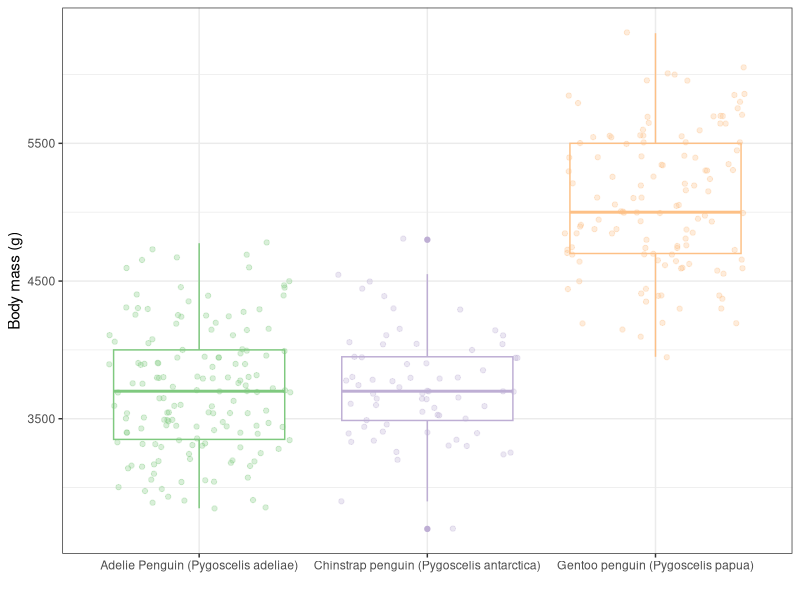
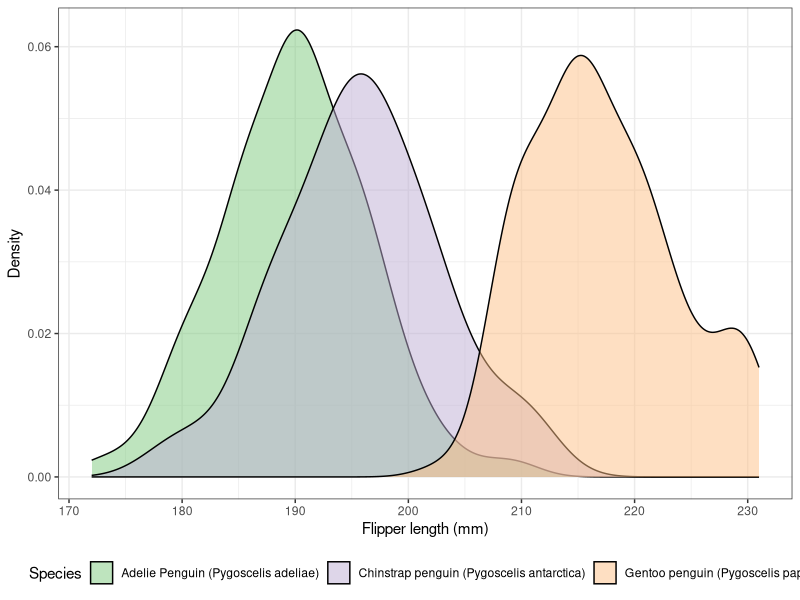
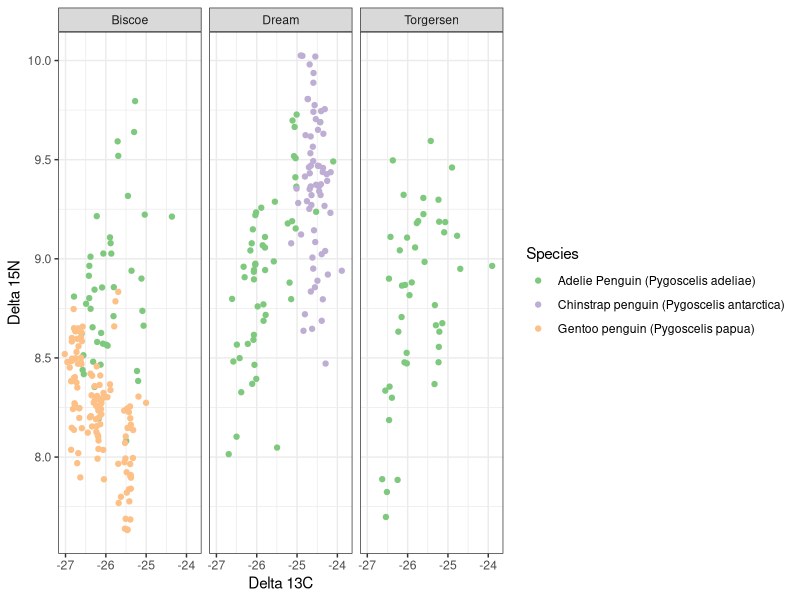
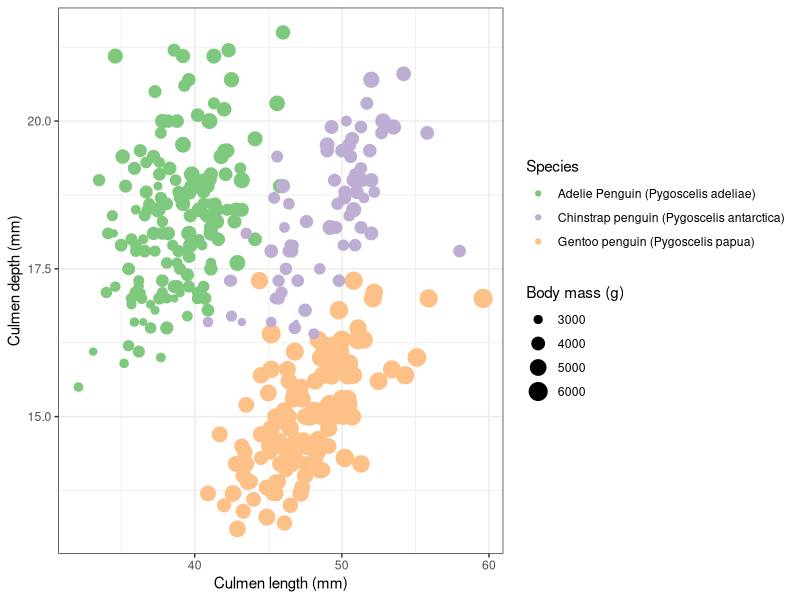
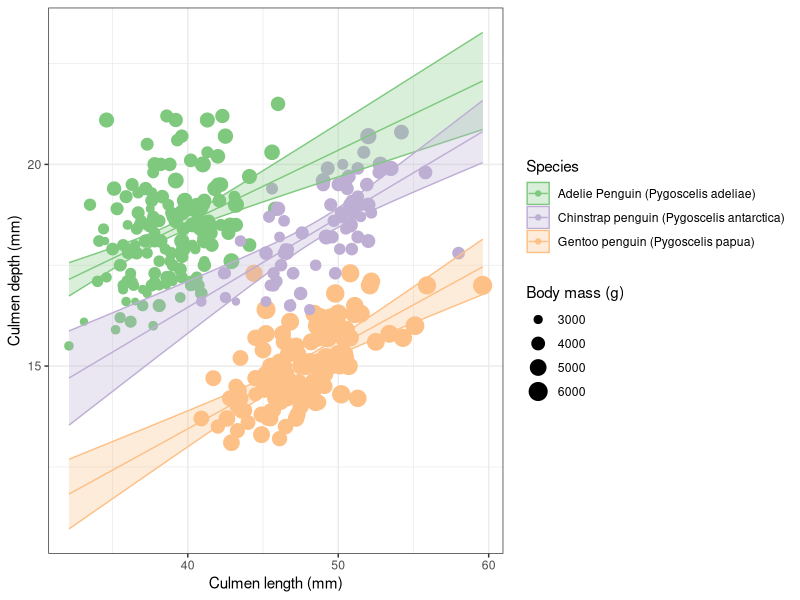
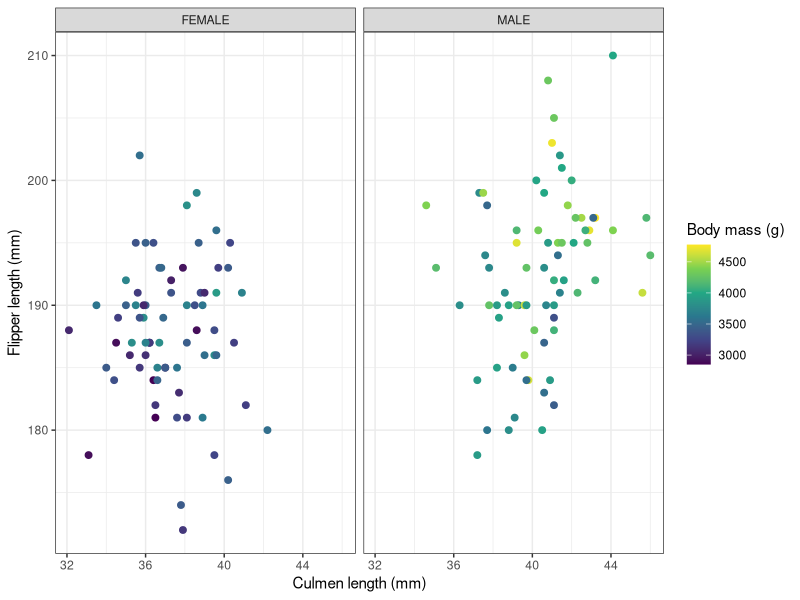

The R source for these figures, in order:
# Load packages ####

# Before loading the packages, you will need to install them. Use:
# install.packages("")
# and include the name of the package in the quotes. 

library(palmerpenguins)
library(tidyverse)

# Load the Palmer Penguins dataset ####

data(package = "palmerpenguins")

p <- penguins_raw

p

# Tibbles and data frames ####

class(p)

p_df <- as.data.frame(p)

p_df
head(p_df)

p <- as_tibble(p_df)

p
head(p)

# Learning tidyverse functions ####

## Selecting specific columns ####

select(p, 
       "Species", 
       "Individual ID",
       "Culmen Length (mm)",
       "Culmen Depth (mm)",
       "Flipper Length (mm)",
       "Body Mass (g)")

## Renaming columns ####

p <- rename(p, 
            study_name = studyName,
            sample = "Sample Number",
            species = Species,
            region = Region,
            island = Island,
            age_class = Stage,
            ind_id = "Individual ID",
            clutch_comp = "Clutch Completion",
            date_egg = "Date Egg",
            culmen_length_mm = "Culmen Length (mm)",
            culmen_depth_mm = "Culmen Depth (mm)",
            flipper_length_mm = "Flipper Length (mm)",
            body_mass_g = "Body Mass (g)",
            sex = Sex,
            delta_15_n = "Delta 15 N (o/oo)",
            delta_13_c = "Delta 13 C (o/oo)",
            comments = Comments)

## Concatenating multiple commands: the pipe ####

morph <- p_df %>%
  as_tibble() %>% 
  rename(study_name = studyName,
         sample = "Sample Number",
         species = Species,
         region = Region,
         island = Island,
         age_class = Stage,
         ind_id = "Individual ID",
         clutch_comp = "Clutch Completion",
         date_egg = "Date Egg",
         culmen_length_mm = "Culmen Length (mm)",
         culmen_depth_mm = "Culmen Depth (mm)",
         flipper_length_mm = "Flipper Length (mm)",
         body_mass_g = "Body Mass (g)",
         sex = Sex,
         delta_15_n = "Delta 15 N (o/oo)",
         delta_13_c = "Delta 13 C (o/oo)",
         comments = Comments) %>% 
  select(sample,
         ind_id,
         species,
         sex,
         age_class,
         culmen_length_mm,
         culmen_depth_mm,
         flipper_length_mm, 
         body_mass_g)

## Dropping columns ####

morph <- morph %>% 
  select(-sample)

## Finding unique values ####

ind_info <- p %>% 
  # Columns we want to find unique combinations of
  select(ind_id, species, sex) %>% 
  distinct()

## Extracting single columns as vectors ####

# Let's check how many unique individuals we have in the data
p %>% 
  pull(ind_id) %>% 
  unique()

# We only have 190 unique IDs, but the table of unique combinations of
# ID, species, and sex has 298 rows. This means we have repeated IDs! 

## Filtering data ####

# Let's look, for example, at individual N11A1.

# Filtering based on one logical condition
ind_info %>% 
  filter(ind_id == "N11A1")

# The same ID was assigned to two individuals of different species.

## Grouping and doing operations by group ####

# How can we find out which individual IDs are repeated in the data?

# For each individual ID, we can count the number of rows it appears in
ind_info %>% 
  group_by(ind_id) %>% 
  tally()

## Sorting results ####

# How many times at most is an ID repeated?
ind_info %>% 
  group_by(ind_id) %>% 
  tally() %>% 
  arrange(n)

# Reverse order
ind_info %>% 
  group_by(ind_id) %>% 
  tally() %>% 
  arrange(desc(n))
# At most, an ID is repeated 3 times

# Now we can find the repeated IDs, which will be those with n > 1
ind_info %>% 
  group_by(ind_id) %>% 
  tally() %>% 
  filter(n > 1)

# This command is equivalent:
ind_info %>% 
  group_by(ind_id) %>% 
  tally() %>% 
  filter(n %in% c(2, 3))

## Creating new columns ####

# We can create a new column to assign unique IDs to each individual. For 
# example, we can create a column with the prefix "ID" and an incremental number 
ind_info <- ind_info %>% 
  mutate(new_id = paste0("ID", 1:nrow(.)))

## Conditional value assignment ####

# Alternatively, if we wanted something more sophisticated and we did not want
# to lose the original ID that was assigned to each individual, we can append
# to it the initial of the species and the initial of the sex.

unique(ind_info$species)

ind_info <- ind_info %>% 
  mutate(species_initial = case_when(
    species == "Adelie Penguin (Pygoscelis adeliae)" ~ "A",
    species == "Gentoo penguin (Pygoscelis papua)" ~ "G",
    species == "Chinstrap penguin (Pygoscelis antarctica)" ~ "C"
  ),
  sex_initial = case_when(
    sex == "MALE" ~ "M",
    sex == "FEMALE" ~ "F",
    is.na(sex) ~ "U"
  )) %>% 
  mutate(new_id = paste(ind_id, species_initial, sex_initial, sep = "_")) %>% 
  select(-species_initial, -sex_initial)

length(unique(ind_info$new_id)) == nrow(ind_info)

## Joining tables ####

# How can we make sure that the new individual ID appears in the morphometrics
# table, too?

# We can either do the same thing we did above and recreate the ID, or we can
# attach the ID from the ind_info table based on matches of ind_id, sex, and 
# species
left_join(morph, ind_info)
left_join(morph, ind_info, by = "ind_id")
morph <- left_join(morph, ind_info, by = c("ind_id", "species", "sex"))

## Relocating columns ####

# We want the new ID that we created to appear at the beginning of the table,
# not at the end.

morph %>% 
  relocate(new_id, .after = ind_id)

morph <- morph %>% 
  relocate(new_id, .before = ind_id)

## Limiting results and subsetting rows by position ####

morph %>% 
  slice(1)

morph %>% 
  slice(1:3)

morph %>% 
  slice(c(1, 3, 10, 25))

morph %>% 
  group_by(species) %>% 
  slice(1)

morph %>% 
  group_by(species, sex) %>% 
  slice(1)

# Putting it all together ####

## Task 1 ####

# Count how many individuals for each combination of species and sex weigh more
# than 4 kg. 

over4kg <- morph %>% 
  mutate(body_mass_kg = body_mass_g/1000) %>% 
  filter(body_mass_kg > 4) %>% 
  group_by(species, sex) %>% 
  tally()

## Task 2 ####

# What proportion of the total number of individuals is that?
n_by_species_sex <- morph %>% 
  group_by(species, sex) %>% 
  tally()

over4kg %>% 
  left_join(n_by_species_sex, by = c("species", "sex")) %>% 
  rename(n_4kg = n.x, n = n.y) %>% 
  mutate(prop_4kg = n_4kg/n)

## Task 3 ####

# It looks like Gentoo penguins are generally much bigger than Adelie and 
# Chinstrap. How to they compare in terms of flipper length? What is the 
# minimum, mean, and maximum flipper length for each species?
morph %>% 
  group_by(species) %>% 
  summarize(min = min(flipper_length_mm),
            mean = mean(flipper_length_mm),
            max = max(flipper_length_mm))

morph %>% 
  group_by(species) %>% 
  summarize(min = min(flipper_length_mm, na.rm = TRUE),
            mean = mean(flipper_length_mm, na.rm = TRUE),
            max = max(flipper_length_mm, na.rm = TRUE))

# Data visualization with ggplot2 ####

## 1. Boxplots of body mass by species ####

ggplot(p, aes(y = body_mass_g, x = species, color = species)) +
  geom_boxplot() +
  geom_jitter(alpha = 0.3) +
  theme_bw() +
  labs(x = "", y = "Body mass (g)", color = "Species") +
  theme(legend.position = "none") + 
  scale_color_brewer(palette = "Accent")

## 2. Density plot of flipper length by species ####

ggplot(p, aes(x = flipper_length_mm, fill = species)) +
  geom_density(alpha = 0.5) + 
  theme_bw() +
  labs(x = "Flipper length (mm)", y = "Density", fill = "Species") + 
  theme(legend.position = "bottom") +
  scale_fill_brewer(palette = "Accent")

## 3. Scatterplot of isotopic values by species and island ####

ggplot(p, aes(x = delta_13_c, y = delta_15_n, color = species)) +
  geom_point() +
  facet_wrap(~ island) +
  labs(x = "Delta 13C", y = "Delta 15N", color = "Species") +
  theme_bw() +
  scale_color_brewer(palette = "Accent")

## 4. Scatterplot of culmen depth and length by body mass and species ####

ggplot(p, aes(x = culmen_length_mm, y = culmen_depth_mm, 
              color = species, size = body_mass_g)) +
  geom_point() +
  scale_color_brewer(palette = "Accent") +
  labs(x = "Culmen length (mm)", y = "Culmen depth (mm)",
       color = "Species", size = "Body mass (g)") +
  theme_bw()

## 5. Add regression lines to previous plot ####

mod <- lm(culmen_depth_mm ~ culmen_length_mm * species, data = p)

new_data <- expand.grid(species = factor(unique(p$species)),
            culmen_length_mm = seq(min(p$culmen_length_mm, na.rm = TRUE),
                                   max(p$culmen_length_mm, na.rm = TRUE),
                                   length.out = 100))

preds <- predict(mod, newdata = new_data, se.fit = TRUE)

res <- new_data %>% 
  mutate(culmen_depth_mm = preds$fit,
         culmen_depth_lwr_ci = preds$fit - preds$se.fit * 1.96,
         culmen_depth_upr_ci = preds$fit + preds$se.fit * 1.96)

ggplot(p, aes(x = culmen_length_mm, y = culmen_depth_mm, color = species)) +
  geom_point(aes(size = body_mass_g)) +
  geom_ribbon(data = res, 
              mapping = aes(ymin = culmen_depth_lwr_ci,
                            ymax = culmen_depth_upr_ci,
                            fill = species),
              #fill = "gray80", 
              alpha = 0.3) +
  geom_line(data = res) +
  scale_color_brewer(palette = "Accent") +
  scale_fill_brewer(palette = "Accent") +
  labs(x = "Culmen length (mm)", y = "Culmen depth (mm)",
       color = "Species", fill = "Species", size = "Body mass (g)") +
  theme_bw()

## 6. Scatterplot of flipper and culmen length by body mass and sex, Adelie only ####

p %>% 
  filter(grepl("Adelie", species) &
           !is.na(sex)) %>% 
  ggplot(aes(x = culmen_length_mm, y = flipper_length_mm, 
              color = body_mass_g)) +
  geom_point(size = 2) +
  # geom_hline(yintercept = mean(p$flipper_length_mm, na.rm = TRUE), 
  #            lty = "dashed") +
  # geom_vline(xintercept = mean(p$culmen_length_mm, na.rm = TRUE), 
  #            lty = "dashed") +
  facet_wrap(~ sex) +
  scale_color_viridis_c() +
  labs(x = "Culmen length (mm)", y = "Flipper length (mm)",
       color = "Body mass (g)") +
  theme_bw()
